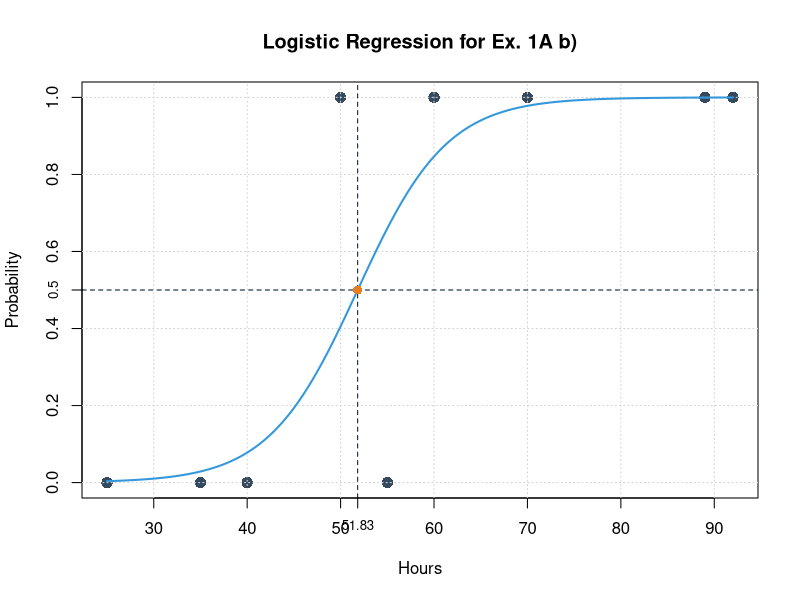

Reproduce this figure in R.
setwd("C:\\Users\\rysio\\Desktop\\Informatyka\\R\\DataMining\\Project\\Plots")
# --------- Defining data --------------
# x <-> Hours and y <-> Results
x <- c(25, 35, 40, 50, 55, 60, 70, 89, 92)
y <- c(0, 0, 0, 1, 0, 1, 1, 1, 1)

# Defining colors
# --- series 1 ---
col_points <- "#34495E"      # charcoal
col_curve <- "#3498DB"       # light blue
col_threshold <- "#E67E22"   # warm orange
col_grid_05 <- "#001733"     # black with blue accent

# Number of elements
n <- 200

# ---------- Regression ----------------
# Fit logistic regression model
m <- glm(y ~ x, family = binomial)

# Print to summerize model
print(summary(m))
print(exp(coef(m)))

# Create dense x sequence for smooth curve
x_seq <- seq(min(x), max(x), length.out = n)

# Predict probabilities directly
P_smooth <- predict(m, newdata = data.frame(x = x_seq), type = "response")

png('../Plots/plot1Ab.png', width = 1500, height = 1500, res = 150, type = "cairo", bg="white")
# ---------- Plot -------------------
plot(x, y, pch = 16, cex = 1.5, col = col_points,
     xlab = "Hours", ylab = "Probability",
     main = "Logistic Regression for Ex. 1A b)",
     ylim = c(0, 1),
     xlim = c(min(x), max(x)))
grid()

# Coef to extract model coeficients
coefs <- coef(m)

# Calc for x for y = 0.5
x_05 <- -coefs[1] / coefs[2]

lines(x_seq, P_smooth, col = col_curve, lwd = 2)
# Y axis
abline(h = 0.5, col=col_grid_05, lwd = 1, lty = 2)
axis(2, at = 0.5, cex.axis = 0.8)
# X axis
abline(v = x_05, col=col_grid_05, lwd = 1, lty = 2)
axis(1, at = round(x_05, digits = 2), cex.axis = 0.8, padj = -0.4)

points(x_05, 0.5, pch = 16, cex = 1.2, col = col_threshold)
dev.off()
